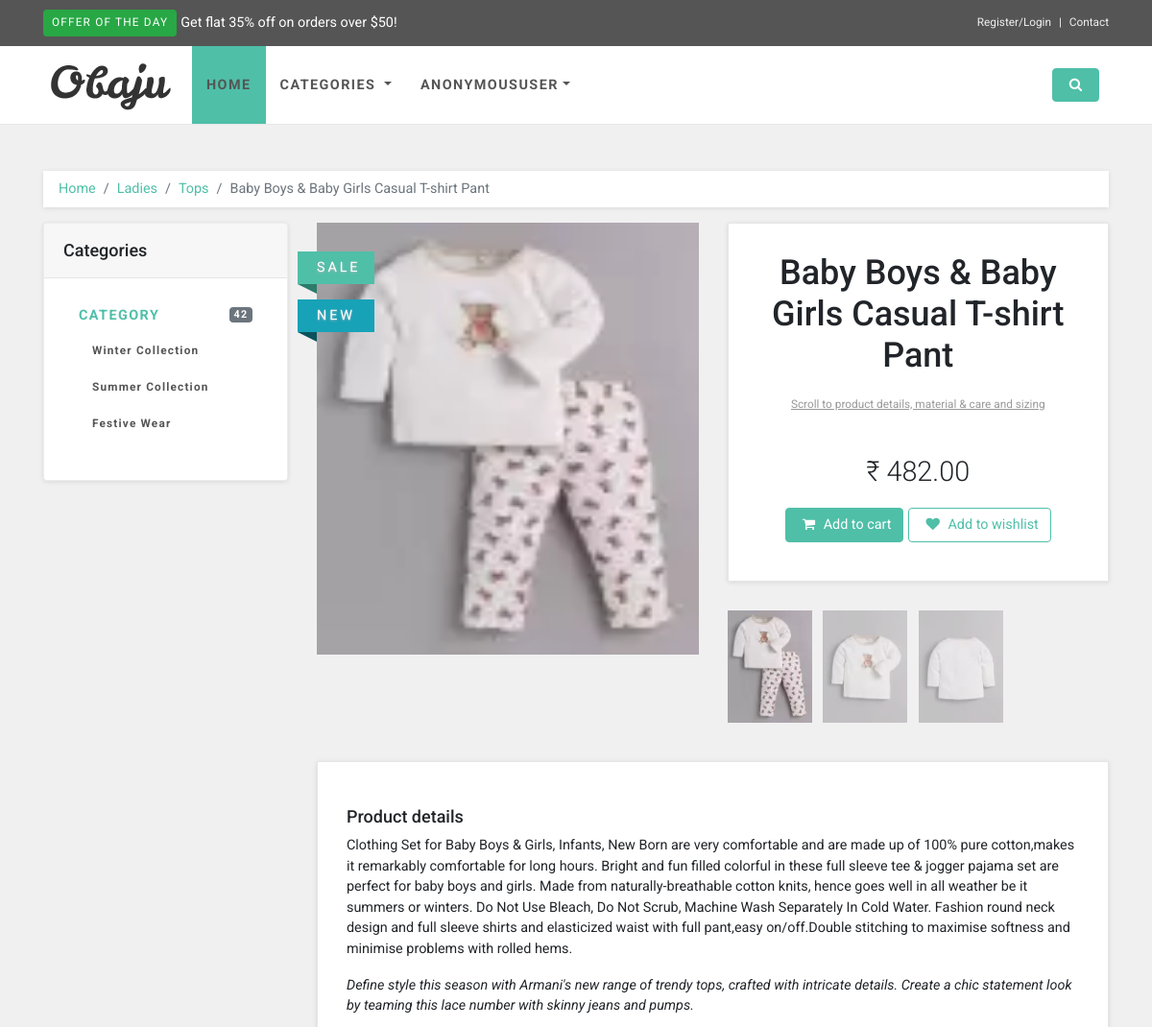
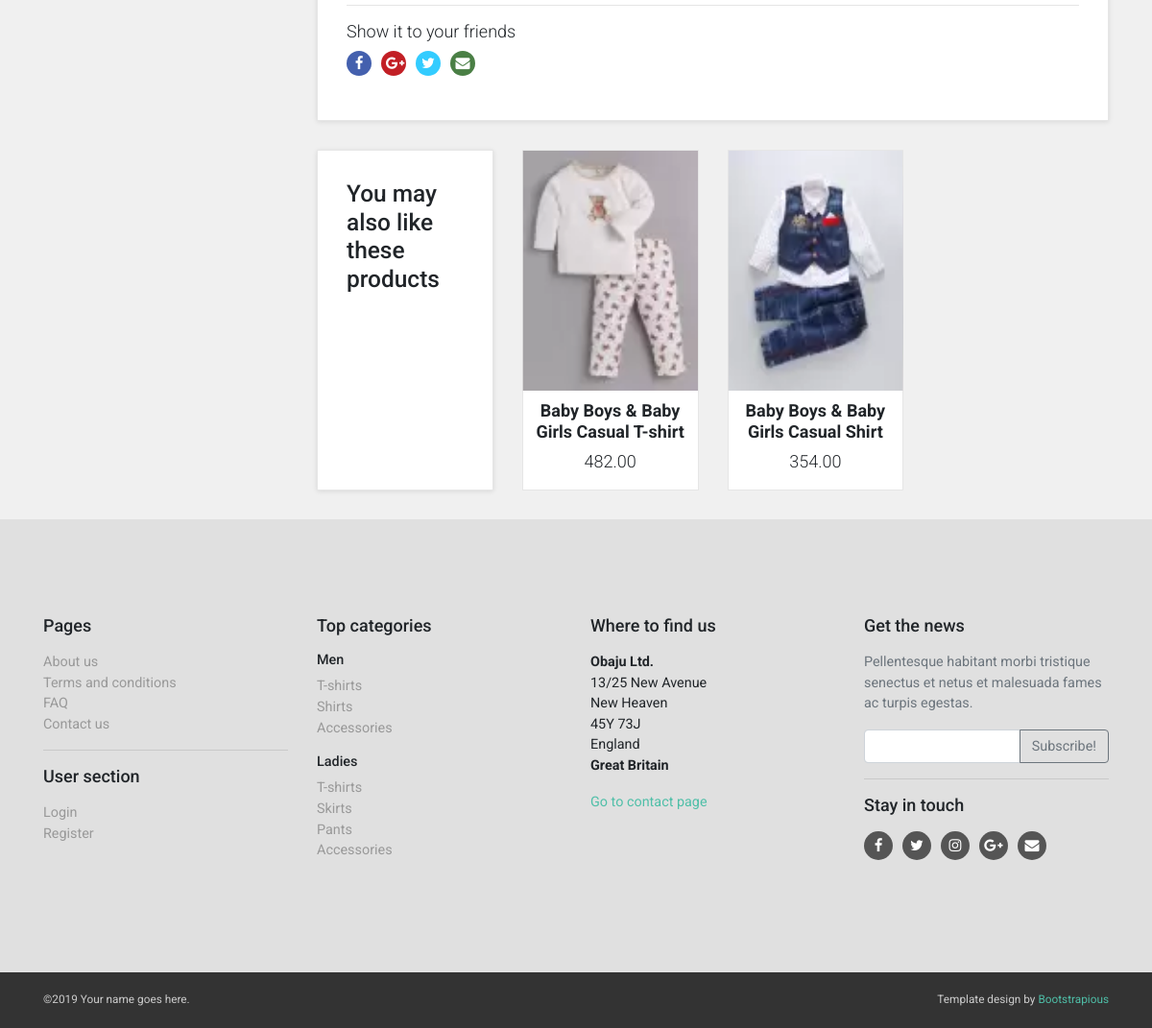
The page /product/8 on the database as committed earlier (2 pictures, top to bottom).
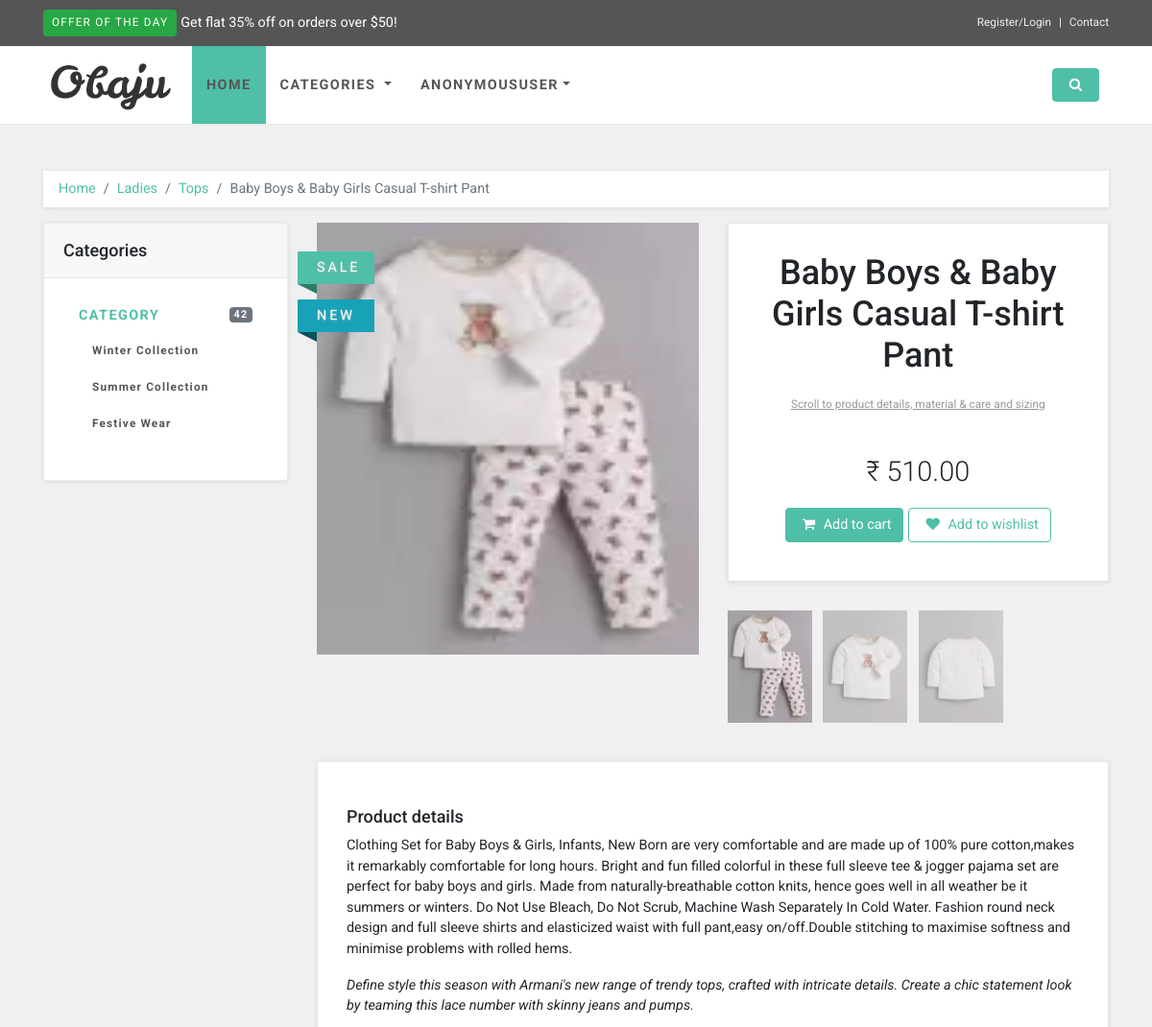
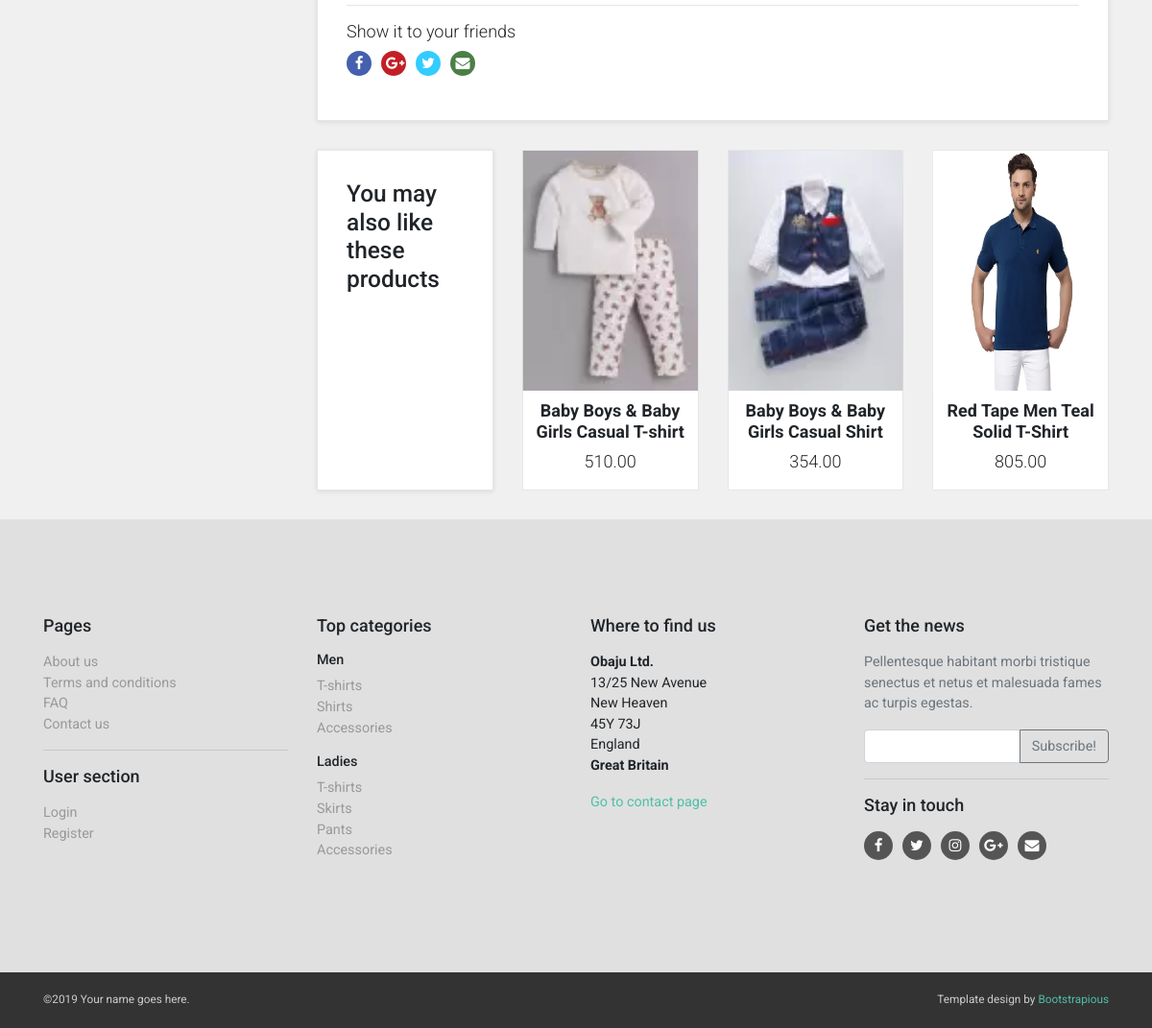
The same page on the database as committed later (2 pictures, top to bottom).
### product/models.py (models this page shows, shortened)
class product_category(models.Model):
    category = models.CharField(max_length=255)

class Product(models.Model):
    product_name = models.CharField(max_length=100)
    product_desc = models.TextField()
    category = models.ForeignKey(product_category, on_delete=models.SET_NULL, null=True)
    brand = models.ForeignKey(Brand, on_delete=models.SET_NULL, null=True)
    color = models.ForeignKey(Color, on_delete=models.SET_NULL, null=True, blank=True)
    mdl = models.ForeignKey(Mdl, on_delete=models.CASCADE, null=True, blank=True)
    price = models.DecimalField(max_digits=10, decimal_places=2)
    user = models.ForeignKey(User, on_delete=models.CASCADE)
    stock_quantity = models.PositiveIntegerField()
    image1 = models.ImageField(upload_to = 'static/')
    image2 = models.ImageField(upload_to = 'static/')
    image3 = models.ImageField(upload_to = 'static/')
    image4 = models.ImageField(upload_to = 'static/', blank=True)
    image5 = models.ImageField(upload_to = 'static/', blank=True)

### product/views.py (the view)
# urls.py: path('product/<str:id>', views.product_details),
def product_details(request, id):
    data = Product.objects.get(id=id)
    category = product_category.objects.all()
    category_list = Product.objects.filter(category=data.category)[:3]
    context = {
        'data' : data,
        'category' : category,
        'category_list' : category_list
    }
    return render(request, 'product_template/detail.html', context)

### templates/product_template/detail.html (shortened to what the changed rows need)
{% extends '../base.html' %}
{% load static %}
{% block content %}
    <div id="all">
      <div id="content">
        <div class="container">
          <div class="row">
            <div class="col-lg-12">
              <nav aria-label="breadcrumb">
                <ol class="breadcrumb">
                  <li class="breadcrumb-item"><a href="#">Home</a></li>
                  <li class="breadcrumb-item"><a href="#">Ladies</a></li>
                  <li class="breadcrumb-item"><a href="#">Tops</a></li>
                  <li aria-current="page" class="breadcrumb-item active">{{data.product_name}}</li>
                </ol>
              </nav>
            </div>
            <div class="col-lg-3 order-2 order-lg-1">
              <div class="card sidebar-menu mb-4">
                <div class="card-body">
                  <ul class="nav nav-pills flex-column category-menu">
                    <li><a href="" class="nav-link"> Category <span class="badge badge-secondary">42</span></a>
                      <ul class="list-unstyled">
                        {% for category in category %}
                        <li><a href="category.html" class="nav-link"> {{ category.category }}</a></li>
                        {% endfor %}
                      </ul>
                    </li>
                  </ul>
                </div>
              </div>
            </div>
            <div class="col-lg-9 order-1 order-lg-2">
              <div id="productMain" class="row">
                <div class="col-md-6">
                  <div data-slider-id="1" class="owl-carousel shop-detail-carousel">
                    <div class="item"> <img src=../{{data.image1}} alt="" class="img-fluid" style="height: 450px;"></div>
                  </div>
                </div>
                <div class="col-md-6">
                  <div class="box">
                    <h1 class="text-center">{{data.product_name}}</h1>
                    <p class="goToDescription"><a href="#details" class="scroll-to">Scroll to product details, material &amp; care and sizing</a></p>
                    <p class="price"> 	&#8377; {{data.price}}</p>
                    <p class="text-center buttons"><a href="/cart/add/{{data.id}}/{{user}}" class="btn btn-primary"></a><a href=/addWishlist/{{user}}/{{data.id}} class="btn btn-outline-primary"></a></p>
                  </div>
                  <div data-slider-id="1" class="owl-thumbs">
                    <button class="owl-thumb-item"><img src=../{{data.image1}} alt="" class="img-fluid"></button>
                    <button class="owl-thumb-item"><img src=../{{data.image2}} alt="" class="img-fluid"></button>
                    <button class="owl-thumb-item"><img src=../{{data.image3}} alt="" class="img-fluid"></button>
                  </div>
                </div>
              </div>
              <div id="details" class="box">
                <h4>Product details</h4>
                <p> {{data.product_desc}} </p>
                <blockquote>
                  <p><em>Define style this season with Armani's new range of trendy tops, crafted with intricate details. Create a chic statement look by teaming this lace number with skinny jeans and pumps.</em></p>
                </blockquote>
                <hr>
                <div class="social">
                  <h4>Show it to your friends</h4>
                  <p></p>
                </div>
              </div>
              <div class="row same-height-row">
                {% for data in category_list %}
                <div class="col-md-3 col-sm-6">
                  <div class="product same-height">
                    <div class="flip-container">
                      <div class="flipper">
                        <div class="front"><a href=/product/{{x.id}}><img src="../{{data.image1}}" alt="" class="img-fluid" style="height: 250px;"></a></div>
                        <div class="back"><a href=/product/{{x.id}}><img src="../{{data.image2}}" alt="" class="img-fluid" style="height: 250px;"></a></div>
                      </div>
                    </div><a href=/product/{{x.id}} class="invisible"><img src="../{{data.image3}}" alt="" class="img-fluid" style="height: 250px;"></a>
                    <div class="text">
                      <h3>{{ data.product_name }}</h3>
                      <p class="price">{{ data.price }}</p>
                    </div>
                  </div>
                </div>
                {% endfor %}
              </div>
            </div>
          </div>
        </div>
      </div>
    </div>
    {% endblock %}

Rows that differ between the two databases and show on the page:
changed Product "Baby Boys & Baby Girls Casual T-shirt Pant": price "482.00" → "510.00"
added Product: image1 (picture), product_name "Red Tape Men Teal Solid T-Shirt", price "805.00"
